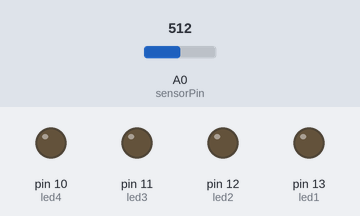
The sketch below on a simulated Arduino Uno, built with avr-gcc and run on an emulated ATmega328P. On the bench: output pins drawn as LEDs (lit = HIGH). The test bench sets the inputs (shaded band); at power-on: A0 (sensorPin) = 512. What the sketch prints to the serial monitor is not drawn.

Above: at 1.2 s.
1.3 s: A0 (sensorPin) set to 53
3.5 s: A0 (sensorPin) set to 46
At 4.4 s:
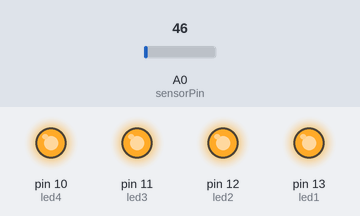
5.1 s: A0 (sensorPin) set to 306
At 6.4 s:
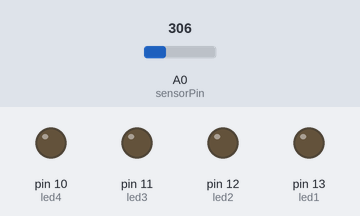
Timing chart, 0 to 8.1 s (numbered marks = the images above; inputs shaded):
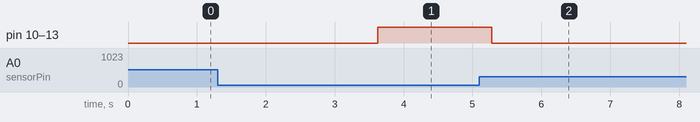

Measured:
- the behaviour switches between 49 and 48 on A0 (sensorPin) (found by bisection; images 0 and 1)
- after the input at 1.3 s, every drawn part: stays the same
- after the input at 3.5 s, pin 10 (led4), pin 11 (led3), pin 12 (led2), pin 13 (led1): LOW → HIGH after 0.12 s
- after the input at 5.1 s, pin 10 (led4), pin 11 (led3), pin 12 (led2), pin 13 (led1): HIGH → LOW after 0.18 s

The sketch:

SkinTerrainArduino.ino
```cpp
// Reads analogue sensor and writes value to the serial port

int sensorPin = A0; //sensor hooked up to analog pin 0
int val;
int led1 = 13;
int led2 = 12;
int led3 = 11;
int led4 = 10;

void setup() {

  pinMode(led1,OUTPUT);
  pinMode(led2,OUTPUT);
  pinMode(led3,OUTPUT);
  pinMode(led4,OUTPUT);

Serial.begin(9600); // Start serial communication at 9600 bps

}

void loop() {
val = analogRead(sensorPin); //read sensor and assign to variable called val
delay(100); // Wait 100 milliseconds
Serial.write(val); //make sure is active when opening processing
//Serial.println(val); //to check the values in serial monitor


  if (val < '1') { // If 0 received
    digitalWrite(led1, HIGH); // turn LEDs off
    digitalWrite(led2, HIGH);
    digitalWrite(led3, HIGH); // turn LEDs off
    digitalWrite(led4, HIGH);
  }
  else if (val > '1') { // If 1 received
    digitalWrite(led1, LOW); // turn the LED at pin 1 on
    digitalWrite(led2, LOW); // other LED off
    digitalWrite(led3, LOW); // turn LEDs off
    digitalWrite(led4, LOW);
  }

  delay(10); // Wait 10 milliseconds
}
```
